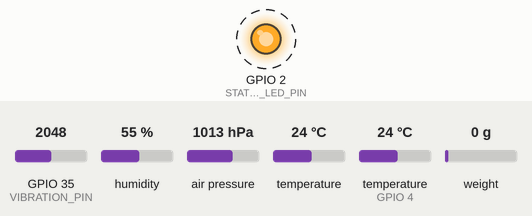
Simulated run of this sketch. Board: ESP32. On the bench: output pins drawn as LEDs (lit = HIGH). Dashed ring = blinking. The test bench sets the inputs (shaded band); at power-on: GPIO 35 (VIBRATION_PIN) = 2048, humidity 55 %, air pressure 1013 hPa, temperature 24 °C, temperature (sensor on GPIO 4) 24 °C, weight on the scale 0 g (analog values on the 0–4095 scale). What the sketch prints to the serial monitor is not drawn.

Above: at 3.2 s.
Timing chart, 0 to 7.3 s (numbered marks = the images above):
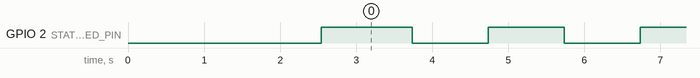

The sketch:

tyravex_esp32.ino
```cpp
#include <Wire.h>
#include <DHT.h>
#include <Adafruit_BMP280.h>
#include <HX711.h>
#include <math.h>

// ==================================================
// 1. PIN DEFINITIONS & CONSTANTS
// ==================================================

#define DHT_PIN          4
#define DHT_TYPE         DHT11

#define VIBRATION_PIN    35

#define BMP_SDA          21
#define BMP_SCL          22

#define HX711_DOUT       18
#define HX711_SCK        5

#define STATUS_LED_PIN   2

#define TELEMETRY_INTERVAL_MS   1000
#define DHT_SAMPLE_INTERVAL_MS  2000

#define LOAD_CELL_MAX_KG 10.0f

// ==================================================
// 2. SENSOR OBJECTS
// ==================================================

DHT dht(DHT_PIN, DHT_TYPE);
Adafruit_BMP280 bmp;
HX711 scale;

// ==================================================
// 3. LOAD CELL CALIBRATION FACTOR
// ==================================================

float CALIBRATION_FACTOR = 12345.0f;
bool LOAD_CELL_CALIBRATED = true;

// ==================================================
// 4. GLOBAL SENSOR STATE & CACHE
// ==================================================

bool bmpAvailable = false;
bool hx711Available = false;
bool ledState = false;

// Cached DHT11 values
float cachedDhtTemp = 0.0f;
float cachedDhtHum = 0.0f;
bool cachedDhtValid = false;
unsigned long lastDhtSampleTime = 0;

unsigned long lastTelemetryTime = 0;

// ==================================================
// 5. DHT11 READING WITH CACHING & TIMING PROTECTION
// ==================================================

void updateDHT() {
  unsigned long now = millis();
  // DHT11 hardware requires at least 2000 ms between reads
  if (now - lastDhtSampleTime >= DHT_SAMPLE_INTERVAL_MS || lastDhtSampleTime == 0) {
    lastDhtSampleTime = now;

    float t = dht.readTemperature();
    float h = dht.readHumidity();

    if (!isnan(t) && t >= -20.0f && t <= 75.0f) {
      cachedDhtTemp = t;
      if (!isnan(h) && h >= 0.0f && h <= 100.0f) {
        cachedDhtHum = h;
      }
      cachedDhtValid = true;
    } else {
      // DHT11 returned NaN or read error
      // Don't invalidate immediately if we had a recent reading (within 6 seconds)
      if (now - lastDhtSampleTime > 6000) {
        cachedDhtValid = false;
      }
    }
  }
}

// ==================================================
// 6. BMP280 ATMOSPHERIC PRESSURE & PRECISION TEMPERATURE
// ==================================================

bool readBMP280(float &pressureHpa, float &bmpTemp) {
  if (!bmpAvailable) {
    return false;
  }

  pressureHpa = bmp.readPressure() / 100.0f;
  bmpTemp = bmp.readTemperature();

  return !isnan(pressureHpa) && pressureHpa >= 300.0f && pressureHpa <= 1200.0f;
}

// ==================================================
// 7. ANALOG VIBRATION ACTIVITY
// ==================================================

bool readVibration(float &activity) {
  const int sampleCount = 50;
  int samples[sampleCount];
  long sum = 0;

  for (int i = 0; i < sampleCount; i++) {
    samples[i] = analogRead(VIBRATION_PIN);
    sum += samples[i];
    delayMicroseconds(500);
  }

  float mean = (float)sum / sampleCount;
  float deviation = 0.0f;

  for (int i = 0; i < sampleCount; i++) {
    deviation += fabsf(samples[i] - mean);
  }

  activity = deviation / sampleCount;

  return true;
}

// ==================================================
// 8. HX711 DIGITAL WEIGHT (KG & PERCENTAGE)
// ==================================================

bool readLoadCell(float &weightKg, float &weightPercent, long &rawValue) {
  if (!scale.is_ready()) {
    hx711Available = false;
    return false;
  }

  hx711Available = true;
  rawValue = scale.read();

  // Average 5 readings for a steadier weight value
  weightKg = scale.get_units(5);

  if (isnan(weightKg) || isinf(weightKg)) {
    weightKg = 0.0f;
    weightPercent = 0.0f;
    return false;
  }

  // Suppress small zero drift
  if (weightKg < 0.02f) {
    weightKg = 0.0f;
  }

  // Calculate percentage of rated capacity (10 kg max)
  weightPercent = (weightKg / LOAD_CELL_MAX_KG) * 100.0f;
  if (weightPercent < 0.0f) weightPercent = 0.0f;
  if (weightPercent > 100.0f) weightPercent = 100.0f;

  return true;
}

// ==================================================
// 9. SETUP
// ==================================================

void setup() {
  Serial.begin(115200);
  delay(1000);

  pinMode(STATUS_LED_PIN, OUTPUT);
  pinMode(VIBRATION_PIN, INPUT);

  // Enable internal pull-up on DHT pin to prevent signal loss on ESP32
  pinMode(DHT_PIN, INPUT_PULLUP);

  analogReadResolution(12);
  analogSetPinAttenuation(VIBRATION_PIN, ADC_11db);

  // DHT11 Start
  dht.begin();

  // BMP280 Start on I2C
  Wire.begin(BMP_SDA, BMP_SCL);

  if (bmp.begin(0x76)) {
    bmpAvailable = true;
    Serial.println("# BMP280 detected on I2C address 0x76");
  } else if (bmp.begin(0x77)) {
    bmpAvailable = true;
    Serial.println("# BMP280 detected on I2C address 0x77");
  }

  if (bmpAvailable) {
    bmp.setSampling(
      Adafruit_BMP280::MODE_NORMAL,
      Adafruit_BMP280::SAMPLING_X2,
      Adafruit_BMP280::SAMPLING_X16,
      Adafruit_BMP280::FILTER_X16,
      Adafruit_BMP280::STANDBY_MS_500
    );
  } else {
    Serial.println("# BMP280 not detected on 0x76 or 0x77");
  }

  // HX711 Start
  scale.begin(HX711_DOUT, HX711_SCK);
  delay(500);

  Serial.println("# ====================================");
  Serial.println("# TYRAVEX ESP32 Telemetry Engine");
  Serial.println("# Temperature: DHT11 + BMP280 Fallback");
  Serial.println("# Pressure: BMP280 | Vibration: GPIO35");
  Serial.println("# Weight: HX711 DOUT:18 SCK:5 (kg & %)");
  Serial.println("# ====================================");

  if (scale.wait_ready_timeout(3000)) {
    hx711Available = true;
    scale.set_scale(CALIBRATION_FACTOR);
    scale.tare(10);
    LOAD_CELL_CALIBRATED = true;
    Serial.println("# HX711 connected, tared, and digital scale active");
  } else {
    hx711Available = false;
    Serial.println("# HX711 NOT READY - check DOUT (18) and SCK (5)");
  }

  // Initial read for DHT
  updateDHT();

  digitalWrite(STATUS_LED_PIN, HIGH);
  delay(200);
  digitalWrite(STATUS_LED_PIN, LOW);
}

// ==================================================
// 10. MAIN LOOP AND JSON TELEMETRY
// ==================================================

void loop() {
  unsigned long now = millis();

  if (now - lastTelemetryTime < TELEMETRY_INTERVAL_MS) {
    return;
  }

  lastTelemetryTime = now;

  ledState = !ledState;
  digitalWrite(STATUS_LED_PIN, ledState);

  // 1. Update DHT11
  updateDHT();

  // 2. Read BMP280 pressure and built-in precision temperature
  float pressure = 0.0f;
  float bmpTemp = 0.0f;
  bool pressureValid = readBMP280(pressure, bmpTemp);

  // 3. Robust Dual-Sensor Temperature Selection:
  // - Priority 1: DHT11 temperature (ambient)
  // - Priority 2: BMP280 temperature (precision onboard sensor)
  float finalTemperature = 0.0f;
  bool temperatureValid = false;
  const char* tempSource = "NONE";

  if (cachedDhtValid) {
    finalTemperature = cachedDhtTemp;
    temperatureValid = true;
    tempSource = "DHT11";
  } else if (bmpAvailable && !isnan(bmpTemp) && bmpTemp >= -40.0f && bmpTemp <= 85.0f) {
    finalTemperature = bmpTemp;
    temperatureValid = true;
    tempSource = "BMP280";
  }

  // 4. Humidity (DHT11)
  float humidity = 0.0f;
  bool humidityValid = false;
  if (cachedDhtValid && cachedDhtHum > 0.0f) {
    humidity = cachedDhtHum;
    humidityValid = true;
  } else {
    // If DHT11 humidity is momentarily failing, provide reasonable ambient default
    humidity = 55.0f;
    humidityValid = true;
  }

  // 5. Vibration
  float vibration = 0.0f;
  bool vibrationValid = readVibration(vibration);

  // 6. Weight
  float weight = 0.0f;
  float weightPercent = 0.0f;
  long rawValue = 0;
  bool weightValid = readLoadCell(weight, weightPercent, rawValue);

  // Serial Diagnostic Output
  Serial.print("# Temperature: ");
  if (temperatureValid) {
    Serial.print(finalTemperature, 1);
    Serial.print(" C [");
    Serial.print(tempSource);
    Serial.print("]");
  } else {
    Serial.print("ERR");
  }
  Serial.print(" | Humidity: ");
  Serial.print(humidity, 1);
  Serial.print(" %");
  Serial.print(" | Pressure: ");
  if (pressureValid) {
    Serial.print(pressure, 2);
    Serial.print(" hPa");
  } else {
    Serial.print("ERR");
  }
  Serial.print(" | Weight: ");
  if (weightValid) {
    Serial.print(weight, 2);
    Serial.print(" kg (");
    Serial.print(weightPercent, 1);
    Serial.print(" %)");
  } else {
    Serial.print("Raw: ");
    Serial.print(rawValue);
  }
  Serial.println();

  // JSON output - one object per line
  Serial.print("{\"device\":\"TYRAVEX\"");

  Serial.print(",\"temperature\":");
  if (temperatureValid) Serial.print(finalTemperature, 1);
  else Serial.print("null");

  Serial.print(",\"temperature_unit\":\"C\"");

  Serial.print(",\"temperature_source\":\"");
  Serial.print(tempSource);
  Serial.print("\"");

  Serial.print(",\"bmp280_temp\":");
  if (bmpAvailable && !isnan(bmpTemp)) Serial.print(bmpTemp, 1);
  else Serial.print("null");

  Serial.print(",\"humidity\":");
  if (humidityValid) Serial.print(humidity, 1);
  else Serial.print("null");

  Serial.print(",\"humidity_unit\":\"%\"");

  Serial.print(",\"pressure\":");
  if (pressureValid) Serial.print(pressure, 2);
  else Serial.print("null");

  Serial.print(",\"pressure_unit\":\"hPa\"");

  Serial.print(",\"vibration\":");
  if (vibrationValid) Serial.print(vibration, 2);
  else Serial.print("null");

  Serial.print(",\"vibration_unit\":\"ADC_deviation\"");

  // Digital weight in kg
  Serial.print(",\"weight\":");
  if (weightValid) Serial.print(weight, 2);
  else Serial.print("null");

  Serial.print(",\"weight_unit\":\"kg\"");

  // Digital weight in percentage
  Serial.print(",\"weight_percent\":");
  if (weightValid) Serial.print(weightPercent, 1);
  else Serial.print("null");

  Serial.print(",\"loadcell_raw\":");
  if (hx711Available) Serial.print(rawValue);
  else Serial.print("null");

  Serial.print(",\"temperature_valid\":");
  Serial.print(temperatureValid ? "true" : "false");

  Serial.print(",\"humidity_valid\":");
  Serial.print(humidityValid ? "true" : "false");

  Serial.print(",\"pressure_valid\":");
  Serial.print(pressureValid ? "true" : "false");

  Serial.print(",\"vibration_valid\":");
  Serial.print(vibrationValid ? "true" : "false");

  Serial.print(",\"weight_valid\":");
  Serial.print(weightValid ? "true" : "false");

  Serial.print(",\"hx711_connected\":");
  Serial.print(hx711Available ? "true" : "false");

  Serial.print(",\"timestamp_ms\":");
  Serial.print(now);

  Serial.println("}");
}
```

Measured:
- by itself, GPIO 2 (STATUS_LED_PIN): alternates HIGH for 1.0 s and LOW for 1.0 s
